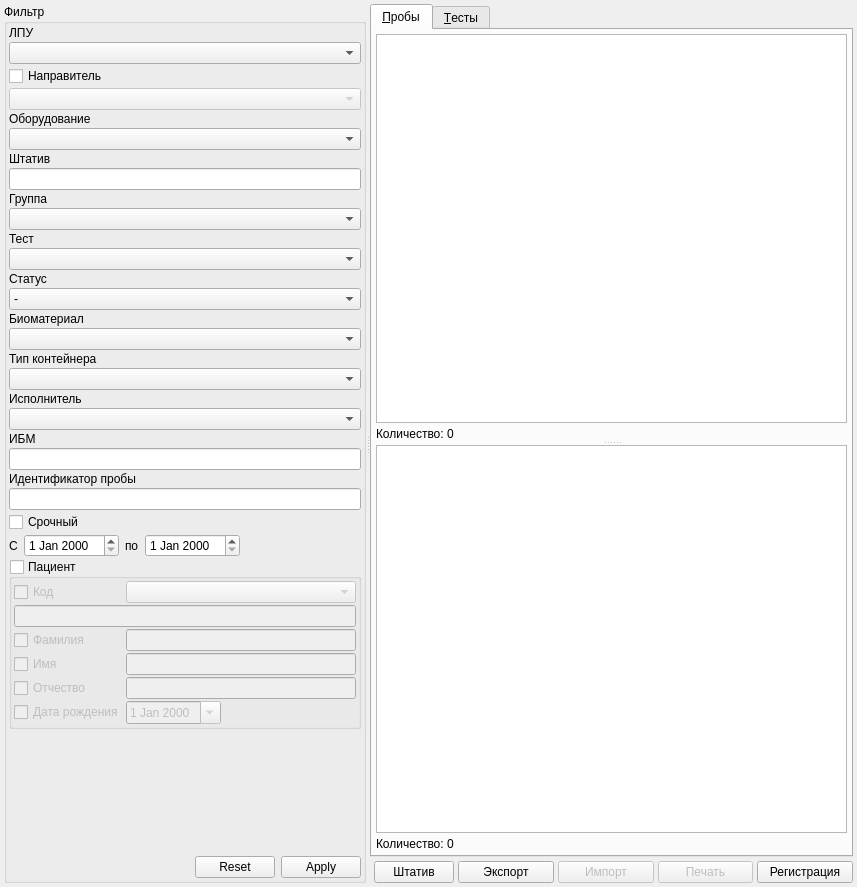
<?xml version="1.0" encoding="UTF-8"?>
<ui version="4.0">
 <class>ProbeWorkListWidget</class>
 <widget class="QWidget" name="ProbeWorkListWidget">
  <property name="geometry">
   <rect>
    <x>0</x>
    <y>0</y>
    <width>857</width>
    <height>887</height>
   </rect>
  </property>
  <property name="windowTitle">
   <string>Form</string>
  </property>
  <layout class="QGridLayout" name="gridLayout_4">
   <property name="margin">
    <number>4</number>
   </property>
   <property name="spacing">
    <number>4</number>
   </property>
   <item row="0" column="0">
    <widget class="QSplitter" name="splitter_2">
     <property name="orientation">
      <enum>Qt::Horizontal</enum>
     </property>
     <property name="childrenCollapsible">
      <bool>false</bool>
     </property>
     <widget class="QGroupBox" name="grpFilter">
      <property name="title">
       <string>Фильтр</string>
      </property>
      <layout class="QGridLayout" name="gridLayout_2">
       <property name="margin">
        <number>2</number>
       </property>
       <property name="spacing">
        <number>2</number>
       </property>
       <item row="6" column="0" colspan="2">
        <widget class="CRBComboBox" name="cmbPWLEquipment"/>
       </item>
       <item row="9" column="0" colspan="2">
        <widget class="QLabel" name="lblPWLTestGroup">
         <property name="text">
          <string>Группа</string>
         </property>
        </widget>
       </item>
       <item row="30" column="1">
        <widget class="CApplyResetDialogButtonBox" name="buttonBoxPWL">
         <property name="sizePolicy">
          <sizepolicy hsizetype="Fixed" vsizetype="Fixed">
           <horstretch>0</horstretch>
           <verstretch>0</verstretch>
          </sizepolicy>
         </property>
         <property name="standardButtons">
          <set>QDialogButtonBox::Apply|QDialogButtonBox::Reset</set>
         </property>
        </widget>
       </item>
       <item row="10" column="0" colspan="2">
        <widget class="CRBComboBox" name="cmbPWLTestGroup"/>
       </item>
       <item row="27" column="0" colspan="2">
        <widget class="QWidget" name="pnlDates" native="true">
         <layout class="QHBoxLayout" name="horizontalLayout">
          <property name="margin">
           <number>0</number>
          </property>
          <item>
           <widget class="QLabel" name="lblDateFrom">
            <property name="text">
             <string>C</string>
            </property>
           </widget>
          </item>
          <item>
           <widget class="CDateEdit" name="edtPWLDateFrom"/>
          </item>
          <item>
           <widget class="QLabel" name="lblDateTo">
            <property name="text">
             <string>по</string>
            </property>
           </widget>
          </item>
          <item>
           <widget class="CDateEdit" name="edtPWLDateTo"/>
          </item>
          <item>
           <spacer name="horizontalSpacer">
            <property name="orientation">
             <enum>Qt::Horizontal</enum>
            </property>
            <property name="sizeHint" stdset="0">
             <size>
              <width>40</width>
              <height>20</height>
             </size>
            </property>
           </spacer>
          </item>
         </layout>
        </widget>
       </item>
       <item row="14" column="0" colspan="2">
        <widget class="QComboBox" name="cmbPWLStatus">
         <item>
          <property name="text">
           <string>-</string>
          </property>
         </item>
         <item>
          <property name="text">
           <string>Без пробы</string>
          </property>
         </item>
         <item>
          <property name="text">
           <string>Ожидание</string>
          </property>
         </item>
         <item>
          <property name="text">
           <string>В работе</string>
          </property>
         </item>
         <item>
          <property name="text">
           <string>Закончено</string>
          </property>
         </item>
         <item>
          <property name="text">
           <string>Без результата</string>
          </property>
         </item>
         <item>
          <property name="text">
           <string>Назначено</string>
          </property>
         </item>
        </widget>
       </item>
       <item row="29" column="0" colspan="2">
        <spacer name="verticalSpacer">
         <property name="orientation">
          <enum>Qt::Vertical</enum>
         </property>
         <property name="sizeHint" stdset="0">
          <size>
           <width>20</width>
           <height>40</height>
          </size>
         </property>
        </spacer>
       </item>
       <item row="28" column="0" colspan="2">
        <widget class="QGroupBox" name="grpClient">
         <property name="title">
          <string>Пациент</string>
         </property>
         <property name="checkable">
          <bool>true</bool>
         </property>
         <property name="checked">
          <bool>false</bool>
         </property>
         <layout class="QGridLayout" name="gridLayout_5">
          <property name="margin">
           <number>2</number>
          </property>
          <property name="spacing">
           <number>2</number>
          </property>
          <item row="0" column="0">
           <widget class="QCheckBox" name="chkPWLId">
            <property name="text">
             <string>Код</string>
            </property>
           </widget>
          </item>
          <item row="0" column="1" colspan="2">
           <widget class="CRBComboBox" name="cmbPWLAccountingSystem">
            <property name="enabled">
             <bool>false</bool>
            </property>
           </widget>
          </item>
          <item row="1" column="0" colspan="3">
           <widget class="QLineEdit" name="edtPWLId">
            <property name="enabled">
             <bool>false</bool>
            </property>
            <property name="inputMask">
             <string/>
            </property>
            <property name="maxLength">
             <number>32767</number>
            </property>
           </widget>
          </item>
          <item row="2" column="0">
           <widget class="QCheckBox" name="chkPWLLastName">
            <property name="text">
             <string>Фамилия</string>
            </property>
           </widget>
          </item>
          <item row="2" column="1" colspan="2">
           <widget class="QLineEdit" name="edtPWLLastName">
            <property name="enabled">
             <bool>false</bool>
            </property>
           </widget>
          </item>
          <item row="3" column="0">
           <widget class="QCheckBox" name="chkPWLFirstName">
            <property name="text">
             <string>Имя</string>
            </property>
           </widget>
          </item>
          <item row="3" column="1" colspan="2">
           <widget class="QLineEdit" name="edtPWLFirstName">
            <property name="enabled">
             <bool>false</bool>
            </property>
           </widget>
          </item>
          <item row="4" column="0">
           <widget class="QCheckBox" name="chkPWLPatrName">
            <property name="text">
             <string>Отчество</string>
            </property>
           </widget>
          </item>
          <item row="4" column="1" colspan="2">
           <widget class="QLineEdit" name="edtPWLPatrName">
            <property name="enabled">
             <bool>false</bool>
            </property>
           </widget>
          </item>
          <item row="5" column="0">
           <widget class="QCheckBox" name="chkPWLBirthDay">
            <property name="sizePolicy">
             <sizepolicy hsizetype="Preferred" vsizetype="Fixed">
              <horstretch>0</horstretch>
              <verstretch>0</verstretch>
             </sizepolicy>
            </property>
            <property name="text">
             <string>Дата рождения</string>
            </property>
           </widget>
          </item>
          <item row="5" column="1">
           <widget class="CDateEdit" name="edtPWLBirthDay">
            <property name="enabled">
             <bool>false</bool>
            </property>
            <property name="sizePolicy">
             <sizepolicy hsizetype="Maximum" vsizetype="Fixed">
              <horstretch>0</horstretch>
              <verstretch>0</verstretch>
             </sizepolicy>
            </property>
            <property name="calendarPopup">
             <bool>true</bool>
            </property>
           </widget>
          </item>
          <item row="5" column="2">
           <spacer name="horizontalSpacer_2">
            <property name="orientation">
             <enum>Qt::Horizontal</enum>
            </property>
            <property name="sizeHint" stdset="0">
             <size>
              <width>86</width>
              <height>20</height>
             </size>
            </property>
           </spacer>
          </item>
         </layout>
        </widget>
       </item>
       <item row="17" column="0" colspan="2">
        <widget class="QLabel" name="lblPWLContainerType">
         <property name="text">
          <string>Тип контейнера</string>
         </property>
        </widget>
       </item>
       <item row="18" column="0" colspan="2">
        <widget class="CRBComboBox" name="cmbPWLContainerType"/>
       </item>
       <item row="20" column="0" colspan="2">
        <widget class="CPersonComboBoxEx" name="cmbPWLPerson"/>
       </item>
       <item row="12" column="0" colspan="2">
        <widget class="CRBComboBox" name="cmbPWLTest"/>
       </item>
       <item row="15" column="0" colspan="2">
        <widget class="QLabel" name="lblPWLTissueType">
         <property name="text">
          <string>Биоматериал</string>
         </property>
        </widget>
       </item>
       <item row="16" column="0" colspan="2">
        <widget class="CRBComboBox" name="cmbPWLTissueType"/>
       </item>
       <item row="4" column="0" colspan="2">
        <widget class="COrgComboBox" name="cmbPWLRelegateOrg">
         <property name="enabled">
          <bool>false</bool>
         </property>
        </widget>
       </item>
       <item row="2" column="0" colspan="2">
        <widget class="QCheckBox" name="chkPWLRelegateOrg">
         <property name="text">
          <string>Направитель</string>
         </property>
        </widget>
       </item>
       <item row="23" column="0" colspan="2">
        <widget class="QLabel" name="lblPWLProbeIdentifier">
         <property name="text">
          <string>Идентификатор пробы</string>
         </property>
        </widget>
       </item>
       <item row="24" column="0" colspan="2">
        <widget class="QLineEdit" name="edtPWLProbeIdentifier"/>
       </item>
       <item row="21" column="0" colspan="2">
        <widget class="QLabel" name="lblPWLIbm">
         <property name="text">
          <string>ИБМ</string>
         </property>
        </widget>
       </item>
       <item row="19" column="0" colspan="2">
        <widget class="QLabel" name="lblPWLPerson">
         <property name="text">
          <string>Исполнитель</string>
         </property>
        </widget>
       </item>
       <item row="30" column="0">
        <spacer name="horizontalSpacer_3">
         <property name="orientation">
          <enum>Qt::Horizontal</enum>
         </property>
         <property name="sizeHint" stdset="0">
          <size>
           <width>40</width>
           <height>20</height>
          </size>
         </property>
        </spacer>
       </item>
       <item row="7" column="0" colspan="2">
        <widget class="QLabel" name="lblPWLTripod">
         <property name="text">
          <string>Штатив</string>
         </property>
        </widget>
       </item>
       <item row="8" column="0" colspan="2">
        <widget class="QLineEdit" name="edtPWLTripodNumber"/>
       </item>
       <item row="0" column="0" colspan="2">
        <widget class="QLabel" name="lblPWLOrganisation">
         <property name="text">
          <string>ЛПУ</string>
         </property>
        </widget>
       </item>
       <item row="5" column="0" colspan="2">
        <widget class="QLabel" name="lblPWLEquipment">
         <property name="text">
          <string>Оборудование</string>
         </property>
        </widget>
       </item>
       <item row="13" column="0" colspan="2">
        <widget class="QLabel" name="lblPWLStatus">
         <property name="text">
          <string>Статус</string>
         </property>
        </widget>
       </item>
       <item row="11" column="0" colspan="2">
        <widget class="QLabel" name="lblPWLTest">
         <property name="text">
          <string>Тест</string>
         </property>
        </widget>
       </item>
       <item row="22" column="0" colspan="2">
        <widget class="QLineEdit" name="edtPWLIbm"/>
       </item>
       <item row="25" column="0" colspan="2">
        <widget class="QCheckBox" name="chkPWLIsUrgent">
         <property name="text">
          <string>Срочный</string>
         </property>
        </widget>
       </item>
       <item row="1" column="0" colspan="2">
        <widget class="COrgStructureComboBox" name="cmbPWLOrgStructure"/>
       </item>
      </layout>
     </widget>
     <widget class="QWidget" name="pnlPWLProbes" native="true">
      <layout class="QGridLayout" name="gridLayout_3">
       <property name="margin">
        <number>0</number>
       </property>
       <property name="spacing">
        <number>4</number>
       </property>
       <item row="0" column="0" colspan="6">
        <widget class="QTabWidget" name="tabWidgetPWL">
         <property name="currentIndex">
          <number>0</number>
         </property>
         <widget class="QWidget" name="tabPWLProbes">
          <attribute name="title">
           <string>&amp;Пробы</string>
          </attribute>
          <layout class="QVBoxLayout" name="verticalLayout_3" stretch="0">
           <property name="spacing">
            <number>4</number>
           </property>
           <property name="margin">
            <number>4</number>
           </property>
           <item>
            <widget class="QSplitter" name="splitter">
             <property name="orientation">
              <enum>Qt::Vertical</enum>
             </property>
             <property name="childrenCollapsible">
              <bool>false</bool>
             </property>
             <widget class="QWidget" name="pnlPWLOnlyProbes" native="true">
              <layout class="QVBoxLayout" name="verticalLayout">
               <property name="spacing">
                <number>4</number>
               </property>
               <property name="margin">
                <number>0</number>
               </property>
               <item>
                <widget class="CTableView" name="tblPWLOnlyProbes"/>
               </item>
               <item>
                <widget class="QLabel" name="lblOnlyProbesCount">
                 <property name="text">
                  <string>Количество: 0</string>
                 </property>
                </widget>
               </item>
              </layout>
             </widget>
             <widget class="QWidget" name="pnlPWLOnlyTests" native="true">
              <layout class="QVBoxLayout" name="verticalLayout_2">
               <property name="spacing">
                <number>4</number>
               </property>
               <property name="margin">
                <number>0</number>
               </property>
               <item>
                <widget class="CSamplePreparationView" name="tblPWLOnlyTests"/>
               </item>
               <item>
                <widget class="QLabel" name="lblOnlyTestsCount">
                 <property name="text">
                  <string>Количество: 0</string>
                 </property>
                </widget>
               </item>
              </layout>
             </widget>
            </widget>
           </item>
          </layout>
         </widget>
         <widget class="QWidget" name="tabPWLTests">
          <attribute name="title">
           <string>&amp;Тесты</string>
          </attribute>
          <layout class="QGridLayout" name="gridLayout">
           <property name="margin">
            <number>4</number>
           </property>
           <property name="spacing">
            <number>4</number>
           </property>
           <item row="0" column="0">
            <widget class="CSamplePreparationView" name="tblPWLProbe"/>
           </item>
           <item row="1" column="0">
            <widget class="QLabel" name="lblProbeCount">
             <property name="sizePolicy">
              <sizepolicy hsizetype="Expanding" vsizetype="Preferred">
               <horstretch>0</horstretch>
               <verstretch>0</verstretch>
              </sizepolicy>
             </property>
             <property name="text">
              <string>Количество проб</string>
             </property>
            </widget>
           </item>
          </layout>
         </widget>
        </widget>
       </item>
       <item row="2" column="2">
        <widget class="QPushButton" name="btnPWLExport">
         <property name="enabled">
          <bool>true</bool>
         </property>
         <property name="sizePolicy">
          <sizepolicy hsizetype="Expanding" vsizetype="Fixed">
           <horstretch>0</horstretch>
           <verstretch>0</verstretch>
          </sizepolicy>
         </property>
         <property name="text">
          <string>Экспорт</string>
         </property>
        </widget>
       </item>
       <item row="2" column="3">
        <widget class="QPushButton" name="btnPWLImport">
         <property name="enabled">
          <bool>false</bool>
         </property>
         <property name="sizePolicy">
          <sizepolicy hsizetype="Expanding" vsizetype="Fixed">
           <horstretch>0</horstretch>
           <verstretch>0</verstretch>
          </sizepolicy>
         </property>
         <property name="text">
          <string>Импорт</string>
         </property>
        </widget>
       </item>
       <item row="2" column="4">
        <widget class="QPushButton" name="btnPWLPrint">
         <property name="enabled">
          <bool>false</bool>
         </property>
         <property name="sizePolicy">
          <sizepolicy hsizetype="Expanding" vsizetype="Fixed">
           <horstretch>0</horstretch>
           <verstretch>0</verstretch>
          </sizepolicy>
         </property>
         <property name="text">
          <string>Печать</string>
         </property>
        </widget>
       </item>
       <item row="2" column="5">
        <widget class="QPushButton" name="btnRegistration">
         <property name="sizePolicy">
          <sizepolicy hsizetype="Expanding" vsizetype="Fixed">
           <horstretch>0</horstretch>
           <verstretch>0</verstretch>
          </sizepolicy>
         </property>
         <property name="text">
          <string>Регистрация</string>
         </property>
        </widget>
       </item>
       <item row="2" column="1">
        <widget class="QPushButton" name="btnPWLTripod">
         <property name="text">
          <string>Штатив</string>
         </property>
        </widget>
       </item>
      </layout>
     </widget>
    </widget>
   </item>
  </layout>
 </widget>
 <customwidgets>
  <customwidget>
   <class>CRBComboBox</class>
   <extends>QComboBox</extends>
   <header>library/crbcombobox.h</header>
  </customwidget>
  <customwidget>
   <class>CDateEdit</class>
   <extends>QDateEdit</extends>
   <header>library/DateEdit.h</header>
  </customwidget>
  <customwidget>
   <class>COrgStructureComboBox</class>
   <extends>QComboBox</extends>
   <header>Orgs/OrgStructComboBoxes.h</header>
  </customwidget>
  <customwidget>
   <class>CTableView</class>
   <extends>QTableView</extends>
   <header>library/TableView.h</header>
  </customwidget>
  <customwidget>
   <class>COrgComboBox</class>
   <extends>QComboBox</extends>
   <header>Orgs/OrgComboBox.h</header>
  </customwidget>
  <customwidget>
   <class>CPersonComboBoxEx</class>
   <extends>QComboBox</extends>
   <header>Orgs/PersonComboBoxEx.h</header>
  </customwidget>
  <customwidget>
   <class>CApplyResetDialogButtonBox</class>
   <extends>QDialogButtonBox</extends>
   <header>library/DialogButtonBox.h</header>
  </customwidget>
  <customwidget>
   <class>CSamplePreparationView</class>
   <extends>QTableView</extends>
   <header>TissueJournal/TissueJournalModels.h</header>
  </customwidget>
 </customwidgets>
 <tabstops>
  <tabstop>chkPWLRelegateOrg</tabstop>
  <tabstop>cmbPWLRelegateOrg</tabstop>
  <tabstop>cmbPWLEquipment</tabstop>
  <tabstop>edtPWLTripodNumber</tabstop>
  <tabstop>cmbPWLTestGroup</tabstop>
  <tabstop>cmbPWLTest</tabstop>
  <tabstop>cmbPWLStatus</tabstop>
  <tabstop>cmbPWLTissueType</tabstop>
  <tabstop>cmbPWLContainerType</tabstop>
  <tabstop>cmbPWLPerson</tabstop>
  <tabstop>edtPWLIbm</tabstop>
  <tabstop>edtPWLProbeIdentifier</tabstop>
  <tabstop>chkPWLIsUrgent</tabstop>
  <tabstop>edtPWLDateFrom</tabstop>
  <tabstop>edtPWLDateTo</tabstop>
  <tabstop>grpClient</tabstop>
  <tabstop>chkPWLId</tabstop>
  <tabstop>cmbPWLAccountingSystem</tabstop>
  <tabstop>edtPWLId</tabstop>
  <tabstop>chkPWLLastName</tabstop>
  <tabstop>edtPWLLastName</tabstop>
  <tabstop>chkPWLFirstName</tabstop>
  <tabstop>edtPWLFirstName</tabstop>
  <tabstop>chkPWLPatrName</tabstop>
  <tabstop>edtPWLPatrName</tabstop>
  <tabstop>chkPWLBirthDay</tabstop>
  <tabstop>edtPWLBirthDay</tabstop>
  <tabstop>buttonBoxPWL</tabstop>
  <tabstop>tabWidgetPWL</tabstop>
  <tabstop>tblPWLOnlyProbes</tabstop>
  <tabstop>tblPWLOnlyTests</tabstop>
  <tabstop>tblPWLProbe</tabstop>
  <tabstop>btnPWLTripod</tabstop>
  <tabstop>btnPWLExport</tabstop>
  <tabstop>btnPWLImport</tabstop>
  <tabstop>btnPWLPrint</tabstop>
  <tabstop>btnRegistration</tabstop>
 </tabstops>
 <resources/>
 <connections>
  <connection>
   <sender>chkPWLRelegateOrg</sender>
   <signal>toggled(bool)</signal>
   <receiver>cmbPWLRelegateOrg</receiver>
   <slot>setEnabled(bool)</slot>
   <hints>
    <hint type="sourcelabel">
     <x>56</x>
     <y>35</y>
    </hint>
    <hint type="destinationlabel">
     <x>77</x>
     <y>57</y>
    </hint>
   </hints>
  </connection>
  <connection>
   <sender>chkPWLId</sender>
   <signal>toggled(bool)</signal>
   <receiver>cmbPWLAccountingSystem</receiver>
   <slot>setEnabled(bool)</slot>
   <hints>
    <hint type="sourcelabel">
     <x>102</x>
     <y>509</y>
    </hint>
    <hint type="destinationlabel">
     <x>258</x>
     <y>512</y>
    </hint>
   </hints>
  </connection>
  <connection>
   <sender>chkPWLId</sender>
   <signal>toggled(bool)</signal>
   <receiver>edtPWLId</receiver>
   <slot>setEnabled(bool)</slot>
   <hints>
    <hint type="sourcelabel">
     <x>31</x>
     <y>509</y>
    </hint>
    <hint type="destinationlabel">
     <x>58</x>
     <y>534</y>
    </hint>
   </hints>
  </connection>
  <connection>
   <sender>chkPWLLastName</sender>
   <signal>toggled(bool)</signal>
   <receiver>edtPWLLastName</receiver>
   <slot>setEnabled(bool)</slot>
   <hints>
    <hint type="sourcelabel">
     <x>82</x>
     <y>555</y>
    </hint>
    <hint type="destinationlabel">
     <x>241</x>
     <y>556</y>
    </hint>
   </hints>
  </connection>
  <connection>
   <sender>chkPWLFirstName</sender>
   <signal>toggled(bool)</signal>
   <receiver>edtPWLFirstName</receiver>
   <slot>setEnabled(bool)</slot>
   <hints>
    <hint type="sourcelabel">
     <x>105</x>
     <y>577</y>
    </hint>
    <hint type="destinationlabel">
     <x>287</x>
     <y>578</y>
    </hint>
   </hints>
  </connection>
  <connection>
   <sender>chkPWLPatrName</sender>
   <signal>toggled(bool)</signal>
   <receiver>edtPWLPatrName</receiver>
   <slot>setEnabled(bool)</slot>
   <hints>
    <hint type="sourcelabel">
     <x>98</x>
     <y>599</y>
    </hint>
    <hint type="destinationlabel">
     <x>248</x>
     <y>600</y>
    </hint>
   </hints>
  </connection>
  <connection>
   <sender>chkPWLBirthDay</sender>
   <signal>toggled(bool)</signal>
   <receiver>edtPWLBirthDay</receiver>
   <slot>setEnabled(bool)</slot>
   <hints>
    <hint type="sourcelabel">
     <x>103</x>
     <y>621</y>
    </hint>
    <hint type="destinationlabel">
     <x>190</x>
     <y>621</y>
    </hint>
   </hints>
  </connection>
 </connections>
</ui>
